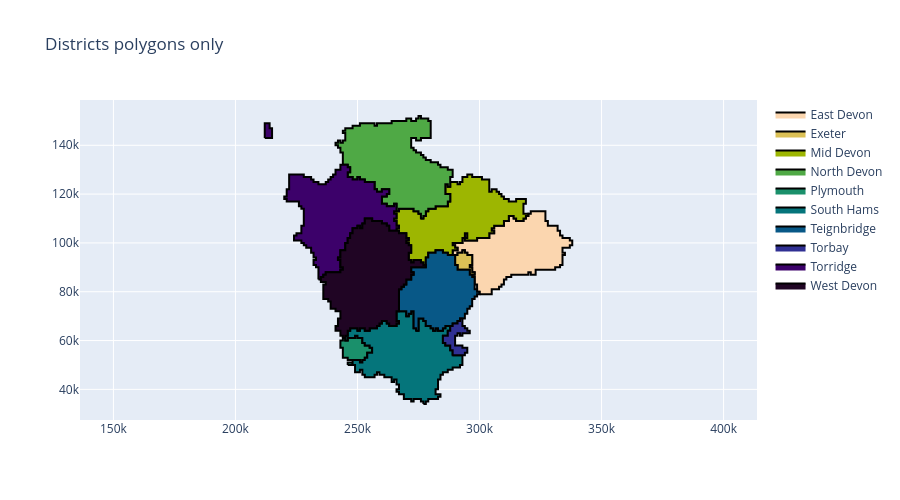

Write notebook code for a chart like this one.
### Markdown cell above
### Filled polygons only

### Code cell
fig = go.Figure()

# Overlay outlines:
for region, coords in dict_polys_xy.items():
    colour = dict_place_colours[region]
    fig.add_trace(go.Scatter(
        x=coords[:, 0],
        y=coords[:, 1],
        fill='toself',
        fillcolor=colour,
        line_color='black',
        showlegend=True,
        name=region
    ))

fig.update_layout(title_text='Districts polygons only')
fig.update_layout(height=500)
# Equivalent to pyplot set_aspect='equal':
fig.update_yaxes(scaleanchor='x', scaleratio=1)
fig.show()
